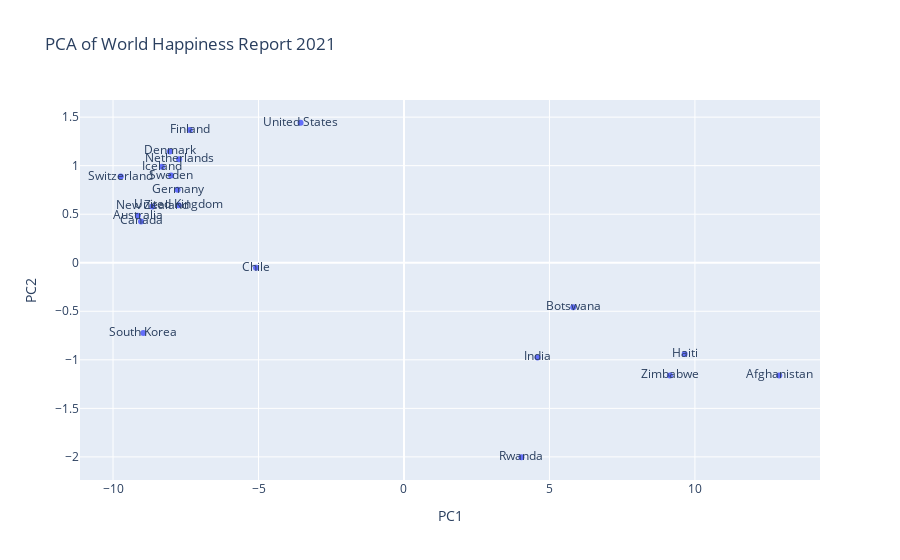

The cell this chart's notebook holds for it:
### Code cell
fig = px.scatter(x=coefficients_[0], y=coefficients_[1],
                 labels={'x': 'PC1', 'y': 'PC2'},
                 title='PCA of World Happiness Report 2021',
                 text=countries)

fig.show()

### Figure 1 — Plotly figure (JSON) as saved in the notebook; plotly's stock layout.template omitted (floating-point values rounded to 4 significant figures)
{"data": [{"hovertemplate": "PC1=%{x}<br>PC2=%{y}<br>text=%{text}<extra></extra>", "legendgroup": "", "marker": {"color": "#636efa", "symbol": "circle"}, "mode": "markers+text", "name": "", "orientation": "v", "showlegend": false, "text": ["Finland", "Denmark", "Switzerland", "Iceland", "Netherlands", "Sweden", "New Zealand", "Australia", "Canada", "Germany", "United Kingdom", "United States", "India", "Chile", "South Korea", "Afghanistan", "Zimbabwe", "Rwanda", "Haiti", "Botswana"], "type": "scatter", "x": [-7.363, -8.046, -9.735, -8.32, -7.73, -8.004, -8.648, -9.148, -9.037, -7.781, -7.745, -3.554, 4.589, -5.086, -8.959, 12.9, 9.14, 4.038, 9.647, 5.819], "xaxis": "x", "y": [1.369, 1.147, 0.8881, 0.9901, 1.067, 0.8985, 0.5799, 0.4844, 0.4258, 0.7518, 0.5926, 1.442, -0.9755, -0.05252, -0.7236, -1.161, -1.161, -2.004, -0.94, -0.4596], "yaxis": "y"}], "layout": {"legend": {"tracegroupgap": 0}, "title": {"text": "PCA of World Happiness Report 2021"}, "xaxis": {"anchor": "y", "domain": [0, 1], "title": {"text": "PC1"}}, "yaxis": {"anchor": "x", "domain": [0, 1], "title": {"text": "PC2"}}}}
